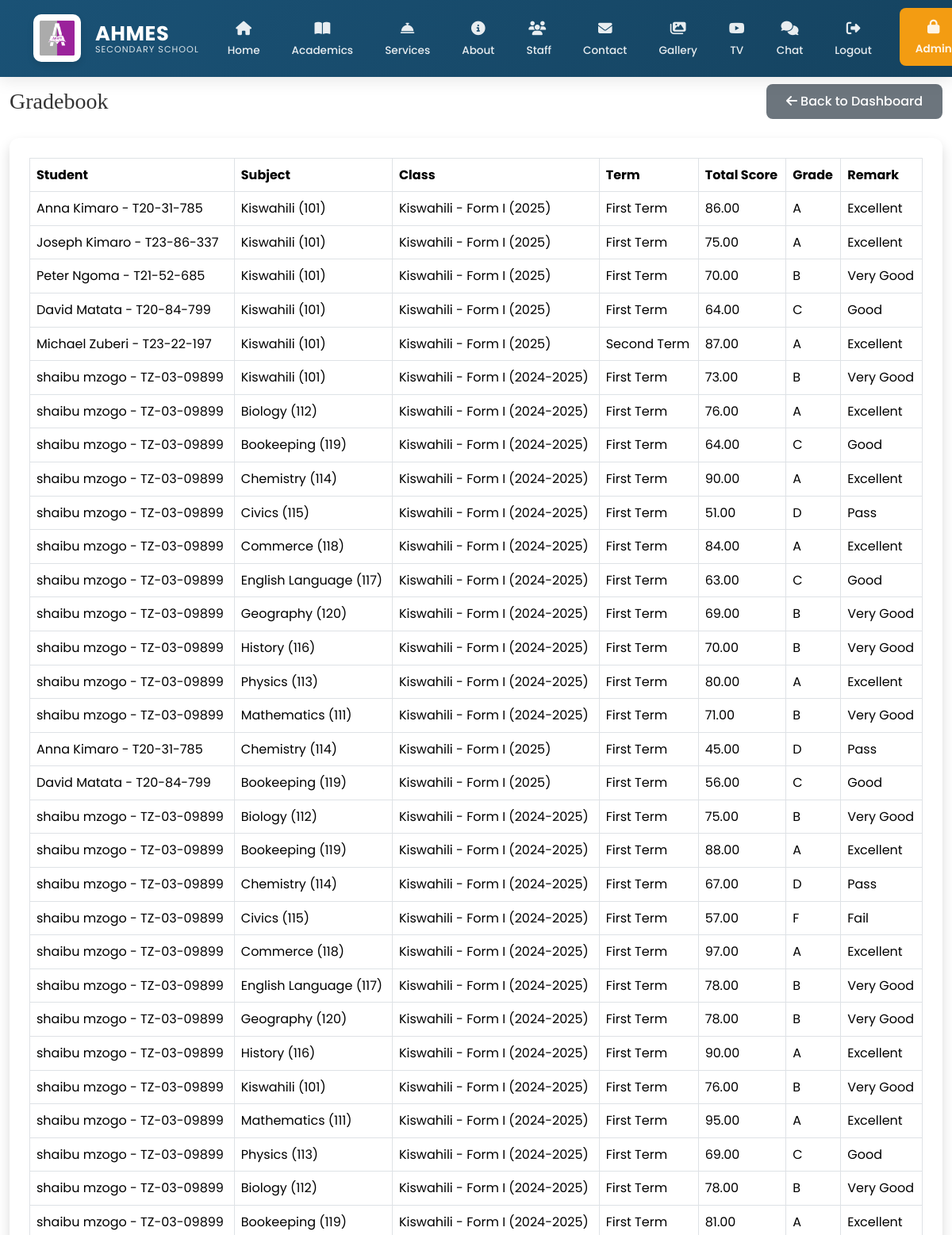
Page /teacher/gradebook/ (signed in, upper part) on the earlier database version.
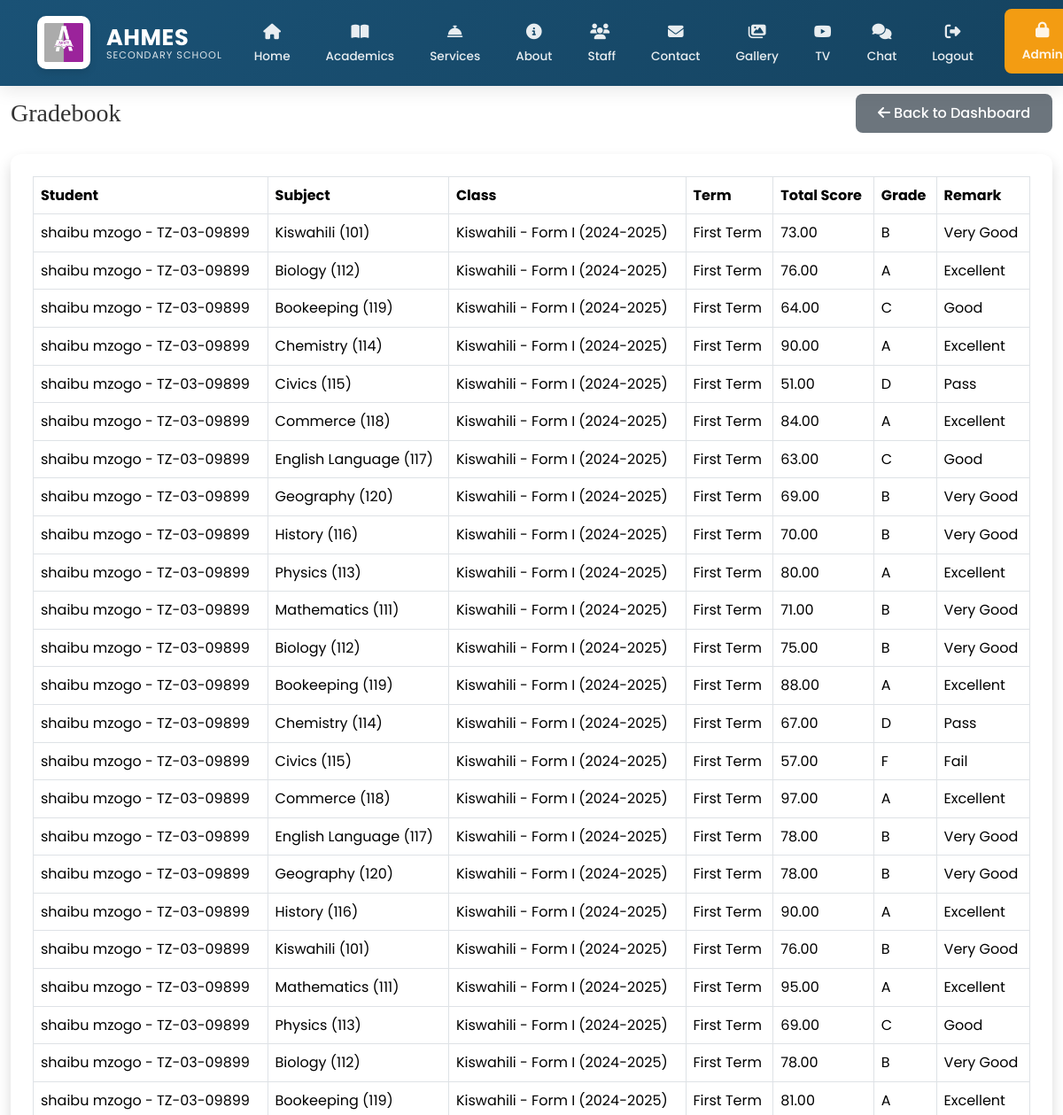
Same page on the later database version.
### main/models.py (models this page shows, shortened)
class Result(models.Model):
    TERM_CHOICES = [('1','First Term'),('2','Second Term')]
    student = models.ForeignKey(Student, on_delete=models.CASCADE, related_name='results')
    subject = models.ForeignKey(Subject, on_delete=models.CASCADE)
    school_class = models.ForeignKey(SchoolClass, on_delete=models.CASCADE)
    term = models.CharField(max_length=1, choices=TERM_CHOICES)
    academic_year = models.CharField(max_length=20)
    week_number = models.PositiveSmallIntegerField()
    exam_score = models.DecimalField(max_digits=5, decimal_places=2)
    total_score = models.DecimalField(max_digits=5, decimal_places=2, editable=False)
    grade = models.CharField(max_length=2, editable=False)
    remark = models.CharField(max_length=100, editable=False)
    teacher = models.ForeignKey(StaffMember, on_delete=models.CASCADE, related_name='results_given')
    is_approved = models.BooleanField(default=False)
    approved_by = models.ForeignKey(User, null=True, blank=True, on_delete=models.SET_NULL, related_name='approved_results')
    date_approved = models.DateTimeField(null=True, blank=True)
    class Meta:
        unique_together = ('student','subject','term','academic_year','week_number')

class Student(models.Model):
    GENDER_CHOICES = [
        ('M', 'Male'),
        ('F', 'Female'),
    ]
    user = models.OneToOneField(
        User,
        on_delete=models.CASCADE,
        related_name='student_profile',
        null=True,
        blank=True
    )
    first_name = models.CharField(max_length=100)
    middle_name = models.CharField(max_length=100, blank=True)
    last_name = models.CharField(max_length=100)
    gender = models.CharField(max_length=1, choices=GENDER_CHOICES)
    date_of_birth = models.DateField()
    admission_number = models.CharField(max_length=20, unique=True)
    campus = models.ForeignKey(
        Campus,
        on_delete=models.CASCADE,
        related_name='students'
    )
    level = models.ForeignKey(
        Level,
        on_delete=models.CASCADE,
        related_name='students'
    )
    admission_date = models.DateField()
    parent = models.ForeignKey(
        Parent,
        on_delete=models.CASCADE,
        related_name='students',
        null=True,
        blank=True
    )
    profile_picture = CloudinaryField(
        'students/profile_pictures',
        folder="school/students/profile_pictures",
        transformation={'quality': 'auto:good', 'width': 300, 'height': 300, 'crop': 'fill'},
        blank=True,
        null=True
    )
    created_at = models.DateTimeField(auto_now_add=True)
    updated_at = models.DateTimeField(auto_now=True)
    def __str__(self):
        return f"{self.first_name} {self.last_name} - {self.admission_number}"
    class Meta:
        ordering = ['-created_at']
        verbose_name = 'Student'
        verbose_name_plural = 'Students'

class Subject(models.Model):
    name = models.CharField(max_length=100)
    code = models.CharField(max_length=20, unique=True)
    description = models.TextField(blank=True)
    level = models.ForeignKey(Level, on_delete=models.CASCADE, related_name='subjects')
    def __str__(self):
        return f"{self.name} ({self.code})"

class SchoolClass(models.Model):
    name = models.CharField(max_length=100)
    level = models.ForeignKey(Level, on_delete=models.CASCADE)
    teacher = models.ForeignKey(StaffMember, on_delete=models.CASCADE)
    students = models.ManyToManyField(Student)
    academic_year = models.CharField(max_length=20)
    created_at = models.DateTimeField(auto_now_add=True)
    updated_at = models.DateTimeField(auto_now=True)
    def __str__(self):
        return f"{self.name} - {self.level.name} ({self.academic_year})"

class Level(models.Model):
    name = models.CharField(max_length=100)
    description = models.TextField()

### main/views.py (the view)
# urls.py: path('teacher/gradebook/', views.teacher_gradebook, name='teacher_gradebook'),
@login_required
@user_passes_test(is_teacher)
def teacher_gradebook(request):
    teacher = request.user.staff_profile
    results = Result.objects.filter(teacher=teacher, is_approved=True)
    return render(request, 'academics/teacher_gradebook.html', {
        'results': results
    })

### main/context_processors.py (called while the page is built)
def admin_counts(request):
    if request.user.is_authenticated and request.user.is_admin:
        return {
            'pending_comments': Comment.objects.filter(is_approved=False).count(),
            'gallery_count': Gallery.objects.count(),
        }
    return {}

def unread_messages_count(request):
    if request.user.is_authenticated:
        count = Message.objects.filter(
            conversation__participants=request.user,
            is_read=False
        ).exclude(
            sender=request.user
        ).count()
        print(f"DEBUG: Unread messages count for {request.user}: {count}")  # Debug output
        return {'unread_messages_count': count}
    return {}

### main/models.py (called while the page is built)
    def __str__(self):
        return self.username

### main/views.py (called while the page is built)
def is_teacher(user):
    return user.is_authenticated and (
        hasattr(user, 'staff_profile') and
        user.staff_profile.position == 'Teacher'
    )

### main/templates/academics/teacher_gradebook.html (shortened to what this page needs)
{% extends 'main/base.html' %}
{% load static %}
{% block content %}
<div class="container-fluid">
  <div class="d-sm-flex align-items-center justify-content-between mb-4">
    <h1 class="h3 mb-0 text-gray-800">Gradebook</h1>
    <a href="{% url 'teacher_dashboard' %}" class="btn btn-secondary">
      <i class="fas fa-arrow-left mr-2"></i> Back to Dashboard
    </a>
  </div>
  <div class="card shadow mb-4">
    <div class="card-body">
      <div class="table-responsive">
        <table class="table table-bordered" width="100%" cellspacing="0">
          <thead>
            <tr>
              <th>Student</th>
              <th>Subject</th>
              <th>Class</th>
              <th>Term</th>
              <th>Total Score</th>
              <th>Grade</th>
              <th>Remark</th>
            </tr>
          </thead>
          <tbody>
            {% for result in results %}
            <tr>
              <td>{{ result.student }}</td>
              <td>{{ result.subject }}</td>
              <td>{{ result.school_class }}</td>
              <td>{{ result.get_term_display }}</td>
              <td>{{ result.total_score }}</td>
              <td>{{ result.grade }}</td>
              <td>{{ result.remark }}</td>
            </tr>
            {% empty %}
            <tr>
              <td colspan="7" class="text-center">No approved results available</td>
            </tr>
            {% endfor %}
          </tbody>
        </table>
      </div>
    </div>
  </div>
</div>
{% endblock %}

Differences in the rows shown:
removed Result: student "Anna Kimaro - T20-31-785", subject "Kiswahili (101)", school_class "Kiswahili - Form I (2025)", term "First Term", total_score "86.00", grade "A", remark "Excellent"
removed Result: student "Joseph Kimaro - T23-86-337", subject "Kiswahili (101)", school_class "Kiswahili - Form I (2025)", term "First Term", total_score "75.00", grade "A", remark "Excellent"
removed Result: student "Peter Ngoma - T21-52-685", subject "Kiswahili (101)", school_class "Kiswahili - Form I (2025)", term "First Term", total_score "70.00", grade "B", remark "Very Good"
removed Result: student "David Matata - T20-84-799", subject "Kiswahili (101)", school_class "Kiswahili - Form I (2025)", term "First Term", total_score "64.00", grade "C", remark "Good"
removed Result: student "Michael Zuberi - T23-22-197", subject "Kiswahili (101)", school_class "Kiswahili - Form I (2025)", term "Second Term", total_score "87.00", grade "A", remark "Excellent"
removed Result: student "Anna Kimaro - T20-31-785", subject "Chemistry (114)", school_class "Kiswahili - Form I (2025)", term "First Term", total_score "45.00", grade "D", remark "Pass"
removed Result: student "David Matata - T20-84-799", subject "Bookeeping (119)", school_class "Kiswahili - Form I (2025)", term "First Term", total_score "56.00", grade "C", remark "Good"
